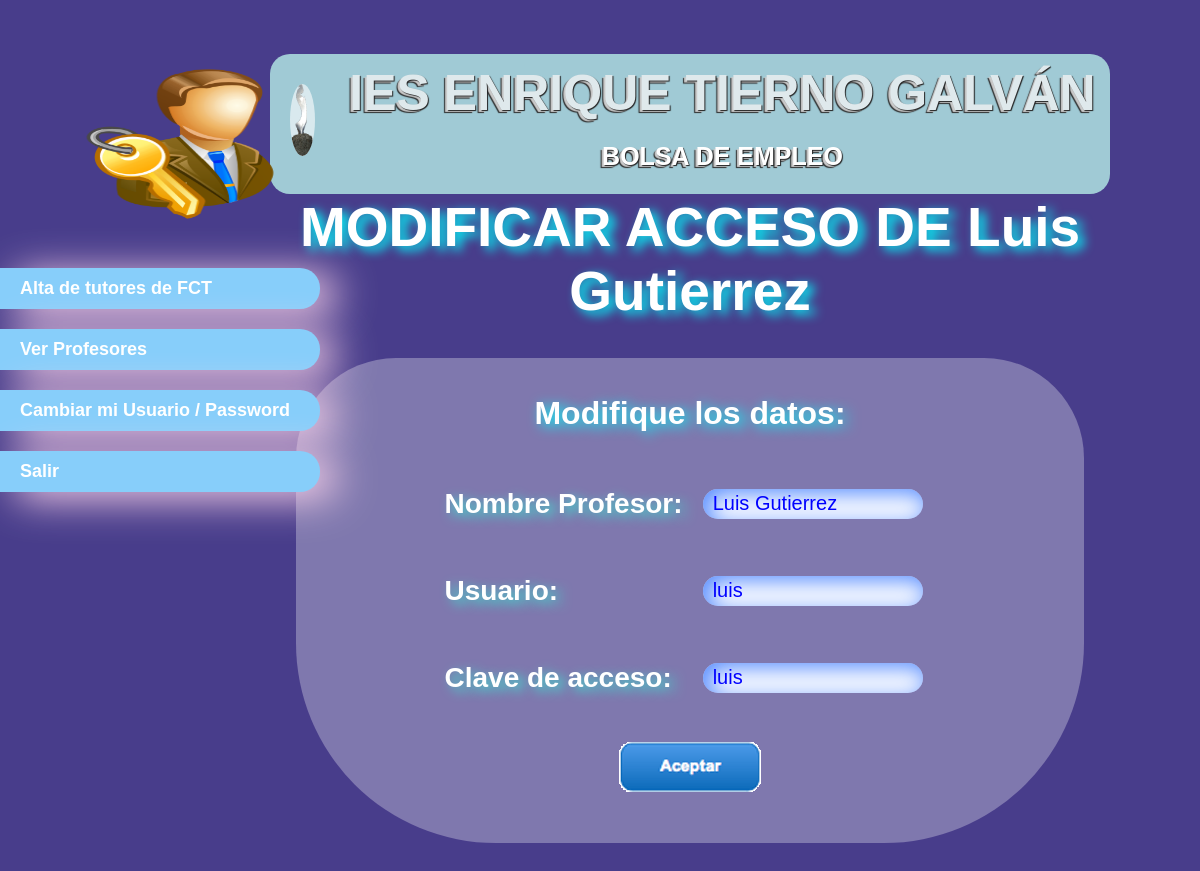
The page /Proyecto/admin/modif_prof.php?id=17 on the database its author committed.
### tables this page shows
CREATE TABLE IF NOT EXISTS `profesores` (
  `IDPROF` int(3) NOT NULL AUTO_INCREMENT,
  `USU` varchar(15) NOT NULL,
  `PASS` varchar(15) NOT NULL,
  `NOMBRE` varchar(30) NOT NULL,
  PRIMARY KEY (`IDPROF`),
  KEY `IDPROF` (`IDPROF`)
);

### Proyecto/admin/modif_prof.php (the view, shortened to what this page needs)
<html>
<head>
	 <LINK REL="stylesheet" TYPE="text/css" HREF="estilo.css">
</head>
<BODY>
<?php
	$ID=$_REQUEST['id'];
	$conexion=mysqli_connect("localhost","root","","bolsaempleo") or die("Problemas en la conexion");
	$query= "select * from PROFESORES where IDPROF= $ID" or die ("Problemas en el select". mysqli_error($conexion));
	$cons=mysqli_query($conexion,$query);
	$fila=mysqli_fetch_array($cons);
	?>
<div id="menu" class="div">
						<div class="ima">
							<img class="foto" src="/Proyecto/botones/admin.png">
						</div>
						<div class="ul">
							<ul>
									<a href="alta_prof.php"><li>Alta de tutores de FCT</li></a>
									<a href="ver_prof.php"><li>Ver Profesores</li></a>
									<a href="cambio.php"><li>Cambiar mi Usuario / Password</li></a>
									<a href="index.php"><li>Salir</li></a>
							</ul>
						</div>
			</div>
			<div id="pagina" >
				<div id="head">
					<header id="header">
						<div class="titulo">
								<h1>IES ENRIQUE TIERNO GALVÁN</h1>
								<p>BOLSA DE EMPLEO</p>
						</div>
					</header>
				</div>
					<div id="principal" class="div">
					<h1 class="h1">MODIFICAR ACCESO DE <?php echo $fila['NOMBRE'] ?></h1>
					<div id="acceso">
					<P class="pp">Modifique los datos:</P>
					<FORM CLASS="borde" ACTION="modif_prof2.php?id=<?php echo $ID ?>" METHOD="POST" autocomplete="on" enctype="multipart/form-data">
						<p align="center">
							<table class="tabla" width="500">
								<tr >
									<td><p class="p">Nombre Profesor: </p></td><td><p class="p"><INPUT TYPE="text" maxlength="30" NAME="nombre"   placeholder="Nombre Profesor" value="<?php echo $fila['NOMBRE'] ?>" required></p></td>
								</tr>
								<tr>
									<td><p class="p">Usuario:</p></td><td><p class="p"><INPUT TYPE="text" maxlength="15" NAME="usu"  placeholder="DNI o NIE" value="<?php echo $fila['USU'] ?>" required></p></td>
								</tr>
								<tr>
									<td><p class="p">Clave de acceso:</p></td><td><p class="p"><INPUT TYPE="text" maxlength="15" NAME="pass"  placeholder="Password" value="<?php echo $fila['PASS'] ?>" required></p></td>
								</tr>
								<tr>
									<td colspan="2"><p align="center"><INPUT TYPE="submit" NAME="aceptar" VALUE=""></p></td>
								</tr>
							</table>
						</p>
						</div>
				</div>
			</div>
	</BODY>
</HTML>

### Proyecto/admin/estilo.css (style rules this page uses)
img.foto { width: 250px; height: 150px; display: block; margin: 15% auto; background-color: rgba(255,255,255,0); padding:22px; padding-left: 55px; border-radius:20%; transition:box-shadow .4s; }
div#menu ul li { margin-top:20px; font: bold 18px 'Comic Sans MS',Arial,Helvetica,sans-serif; text-decoration:none; background-color:lightskyblue; width:300px; padding-top:10px; padding-bottom:10px; border-radius:0px 20px 20px 0px; padding-left:20px; -moz-box-shadow: 17px 9px 41px #ffd6ec; -webkit-box-shadow: 17px 6px 41px #ffd6ec; -webkit-transition:padding-left 0.6s; color:white; }
a:link { text-decoration:none; }
div#menu { width: 15%; float:left; margin-top:20px; height: 100%; position:relative; display:block; }
div#pagina { margin: 2% auto; width: 85%; float: left; height: auto; }
div#principal { width: auto; height: auto; margin: 4%; }
.h1 { color: white; font: bold 55px 'Comic Sans MS',Arial,Helvetica,sans-serif; text-shadow:6px 4px 11px cyan; text-align:center; }
* { margin:0px; padding:0px; }
html { font-family: Geneva, sans-serif; background-color: DarkSlateBlue; }
header#header { margin:30px auto; width:840px; height:100px; }
div.titulo { text-align:center; margin: 1px auto; height:120px; color: #dfe9ec; font: bold 25px 'Myriad Pro',Arial,Helvetica,sans-serif; padding: 10px 0; background:#a0cad5; width:100%; text-shadow: 1px 1px 1px #222, -2px 2px 1px #ccc, -3px 3px 1px #222; border-radius:20px 20px 20px 20px; }
p { margin:20px auto; color: white; font: bold 25px 'Myriad Pro',Arial,Helvetica,sans-serif; }
.p { padding: 1%; text-align: left; color: white; font: bold 28px Comic Sans MS,Arial,Helvetica,sans-serif; text-shadow:6px 4px 11px turquoise; }
.pp, .p5 { padding: 1%; text-align: center; color: white; font: bold 32px Comic Sans MS,Arial,Helvetica,sans-serif; text-shadow:5px 3px 13px cyan; }
input[type=text], input[type=number], input[type=password], input[type=email], .sel { margin: 5px; padding: 0 10px; width: 220px; height: 30px; color: Blue; background: white; border: 100px; font-size: 20px; border-radius: 18px; -moz-outline-radius: 8px; -webkit-box-shadow: inset 5px 5px 22px rgba(11, 88, 255, 0.7); }
div#acceso { width: 770px; border-radius: 100px 100px 200px 200px; text-align:center; margin: 35px auto; height: auto; padding: 1%; background: rgba(255, 255, 255, 0.3); }

### Proyecto/admin/modif_prof.php (style rules this page uses)
input[type=submit] { border-style: none; border-color: inherit; border-width: 0; background: url('/Proyecto/botones/aceptar-3.gif') no-repeat 0 0; cursor: pointer; width: 142px; height: 50px; text-align: left; }

### rows shown on the page
profesores: NOMBRE "Luis Gutierrez", nombre "Luis Gutierrez", usu "luis", pass "luis"
